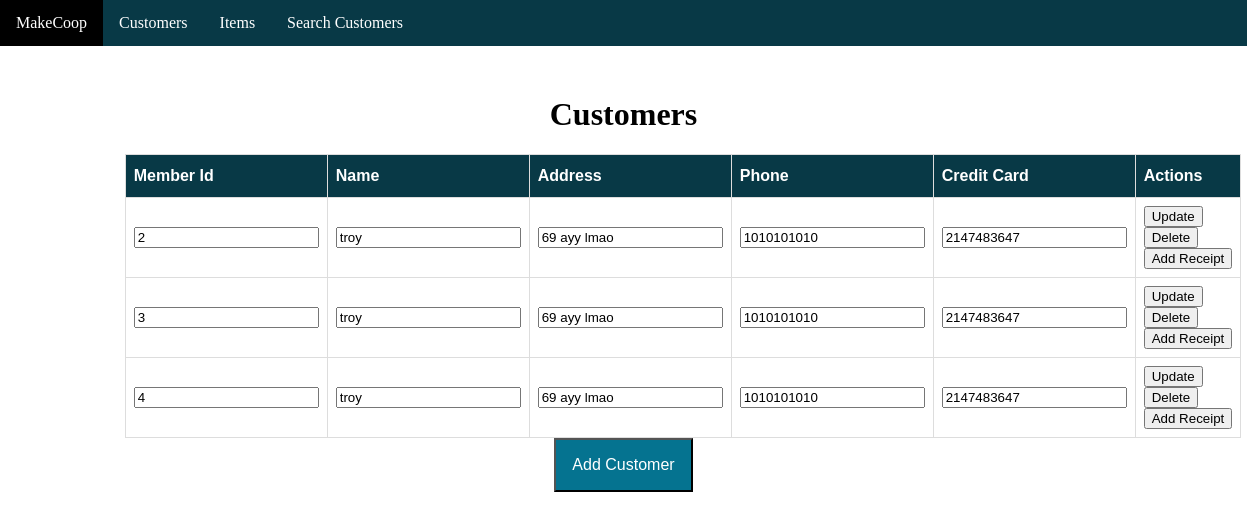
Page /cSelect.php on the earlier database version.
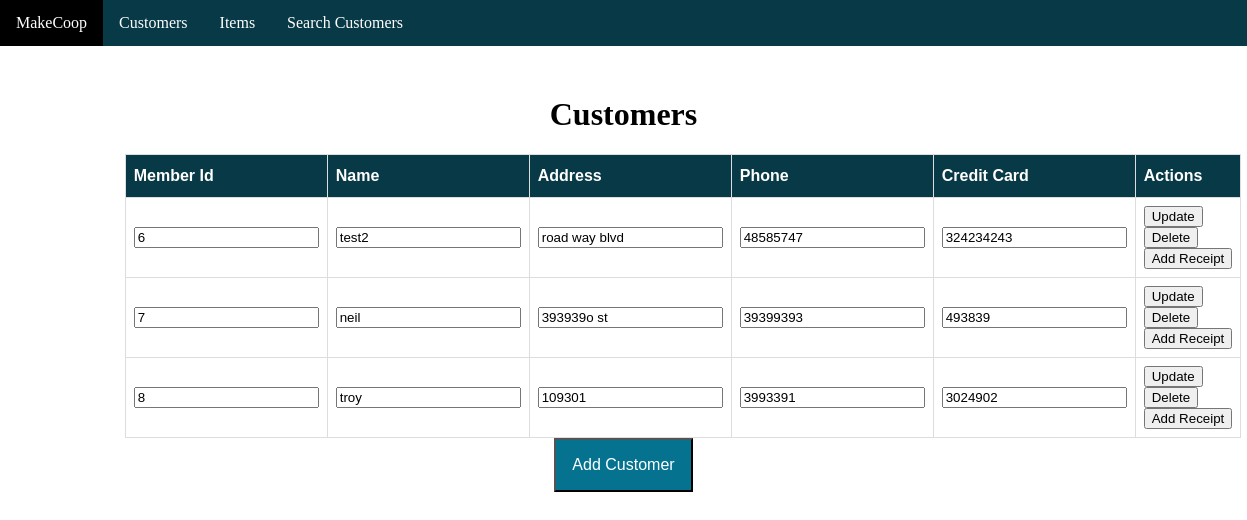
Same page on the later database version.
### cSelect.php (the view, shortened to what this page needs)
<?php
require_once('printhtml.php');
$config = require_once('config.php');
$conn = new mysqli($config['servername'], $config['username'], $config['password'], $config['dbname']);
echo"
	<div class='container'>
		<h1>Customers</h1>
	    <table>
	      <tr>
					<th>Member Id</th>
	        <th>Name</th>
	        <th>Address</th>
	        <th>Phone</th>
	        <th>Credit Card</th>
					<th>Actions</th>
	      </tr>
";
$selectQry = "SELECT MemberId, Name, Address, Phone, CreditNum FROM customer;";
if ($result = $conn->query($selectQry)){
  while ($row = $result->fetch_assoc()) {
    extract($row);
    echo("
      <form action='' method='post' enctype='multipart/form-data'>
        <tr>
          <td><input type='text' value=$MemberId name='memId' readonly></td>
          <td><input type='text' value='$Name' name='name' readonly></td>
          <td><input type='text' value='$Address' name='address' readonly></td>
          <td><input type='text' value='$Phone' name='phone' readonly></td>
          <td><input type='text' value='$CreditNum' name='cc' readonly></td>
          <td><input type='submit' name='update' value='Update' formaction='cUpdate.php'>
          	<input type='submit' name='delete' value='Delete' formaction='cDelete.php'>
		 				<input type='submit' name='receipt' value='Add Receipt' formaction='shop.php'
					</td>
        </tr>
      </form>
    ");
  }
} else {
  echo("There was an error retrieving customers: " . mysqli_error($conn));
}
echo ("
    	</table>
			<a href='cInsert.php'>
        <button class='button-big'>Add Customer</button>
      </a>
		</div>");
echo "</html>";
?>

Differences in the rows shown:
removed customer: memId "2", name "troy", address "69 ayy lmao", phone "1010101010", cc "2147483647"
removed customer: memId "3", name "troy", address "69 ayy lmao", phone "1010101010", cc "2147483647"
removed customer: memId "4", name "troy", address "69 ayy lmao", phone "1010101010", cc "2147483647"
added customer: memId "6", name "test2", address "road way blvd", phone "48585747", cc "324234243"
added customer: memId "7", name "neil", address "393939o st", phone "39399393", cc "493839"
added customer: memId "8", name "troy", address "109301", phone "3993391", cc "3024902"
